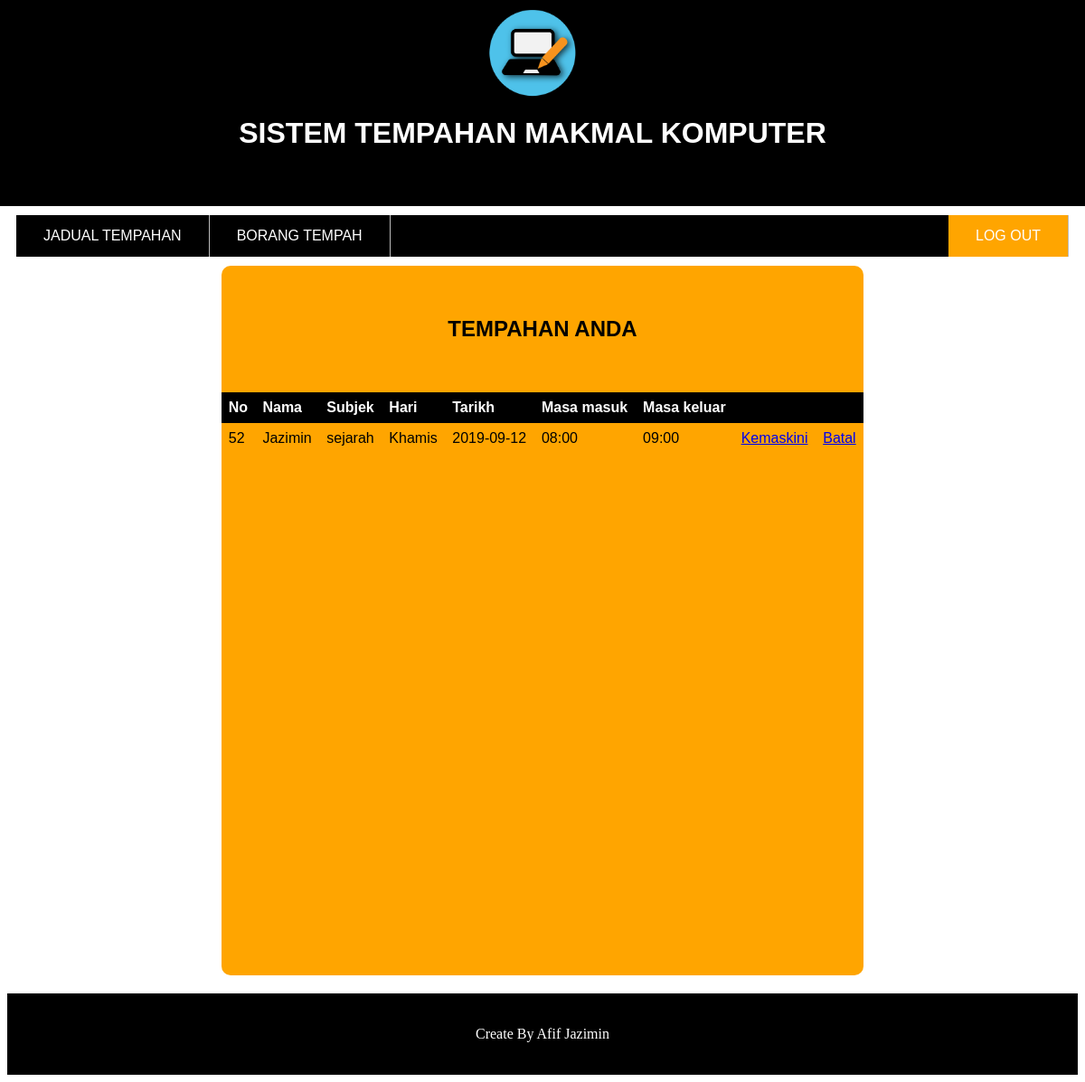
The page /bookinglab/updatetable.php (signed in) on the database its author committed.
### tables this page shows
CREATE TABLE IF NOT EXISTS `booking` (
  `no` int(11) NOT NULL AUTO_INCREMENT,
  `Nama` varchar(100) NOT NULL,
  `Subjek` varchar(50) NOT NULL,
  `Tarikh_tempah` varchar(20) NOT NULL,
  `Hari` varchar(15) NOT NULL,
  `Masa_masuk` varchar(20) NOT NULL,
  `Masa_keluar` varchar(20) NOT NULL,
  PRIMARY KEY (`no`)
);

### bookinglab/updatetable.php (the view, shortened to what this page needs)
<html>
<head>
	</head>
		<body bgcolor="white">
			<div id="header">
				<img src="content-writing-e1509826195377.png" width="100">
					<h1>SISTEM TEMPAHAN MAKMAL KOMPUTER</h1>
		</div>
<div id="nav">
				<ul>
					<li><a href="table1.php">JADUAL TEMPAHAN</a></li>
					<li><a href="home.php">BORANG TEMPAH</a></li>
					<li style="float:right"><a class="active" href="logout.php">LOG OUT</a></li>
				</ul>
</div>
			<div id ="form">
<br><br>
					<h2>TEMPAHAN ANDA</h2>
<br><br>
<?php
include('dbconn.php');
$username = $_SESSION['username'];
?>
<table border="0 px" width="100%">
		<tr>
			<th>No</th>
			<th>Nama</th>
			<th>Subjek</th>
			<th>Hari</th>
			<th>Tarikh </th>
			<th>Masa masuk</th>
			<th>Masa keluar</th>
			<th></th>
			<th></th>
		</tr>
<?php
$displayquery = "SELECT * FROM booking WHERE Nama='$username'";
$querydisplay = mysqli_query($connection, $displayquery);
while ($row = mysqli_fetch_array($querydisplay)){
?>
<tr>
	<td><?=$row['no']; ?></td>
	<td><?=$row['Nama']; ?></td>
	<td><?=$row['Subjek']; ?></td>
	<td><?=$row['Hari']; ?></td>
	<td><?=$row['Tarikh_tempah']; ?></td>
	<td><?=$row['Masa_masuk']; ?></td>
	<td><?=$row['Masa_keluar']; ?></td>
	<td><a href="update.php?update=<?php echo $row['no']; ?>">Kemaskini</a></td>
	<td><a href="cancel.php?cancel=<?php echo $row['no']; ?>" onclick="javascript:return confirm('Batal Tempahan?')";>Batal</a></td>
</tr>
<?php } ?>
</table>
<br><br>
</div>
			<div id="footer">
					<p>Create By Afif Jazimin</p>
			</div>
	</body>
</html>

### bookinglab/updatetable.php (style rules this page uses)
h1 { color:WHITE; font-family:arial; }
#header { text-align:center; margin-top:30px; background-color:black; margin-left:-30px; margin-top:-30px; margin-right:-8px; padding-bottom:40px; padding-top:30px; margin-bottom:10px; }
#nav { font-family:arial; }
ul { list-style-type: none; margin: 10; padding: 0; overflow: hidden; background-color: black; }
li { float: left; border-right:1px solid #bbb; }
li a { display: block; color: white; text-align: center; padding: 14px 30px; text-decoration: none; }
.active { background-color: orange; }
#form { background-color:orange; border-radius:10px; font-family:arial; text-align:center; width:60%; height:95%; position:center; margin:0 auto; padding-bottom: 40px; }
table { border-collapse: collapse; width: 100%; }
th, td { text-align: left; padding: 8px; }
tr:nth-child(even) { background-color: #00000 }
th { background-color: Black; color: white; }
#footer { text-align:center; background-color:black; color:white; padding-top:20px; padding-bottom:20px; margin-top:20px; }

### rows shown on the page
booking: no "52", Nama "Jazimin", Subjek "sejarah", Hari "Khamis", Tarikh_tempah "2019-09-12", Masa_masuk "08:00", Masa_keluar "09:00"
